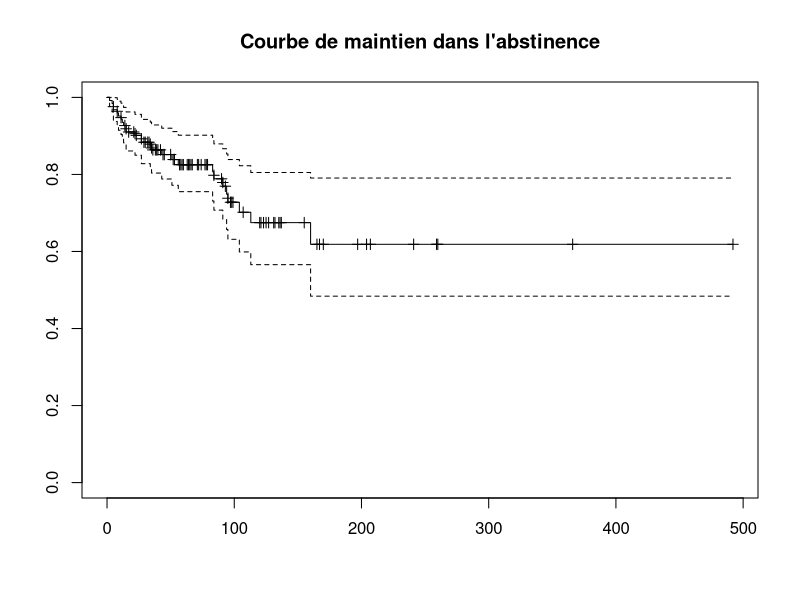
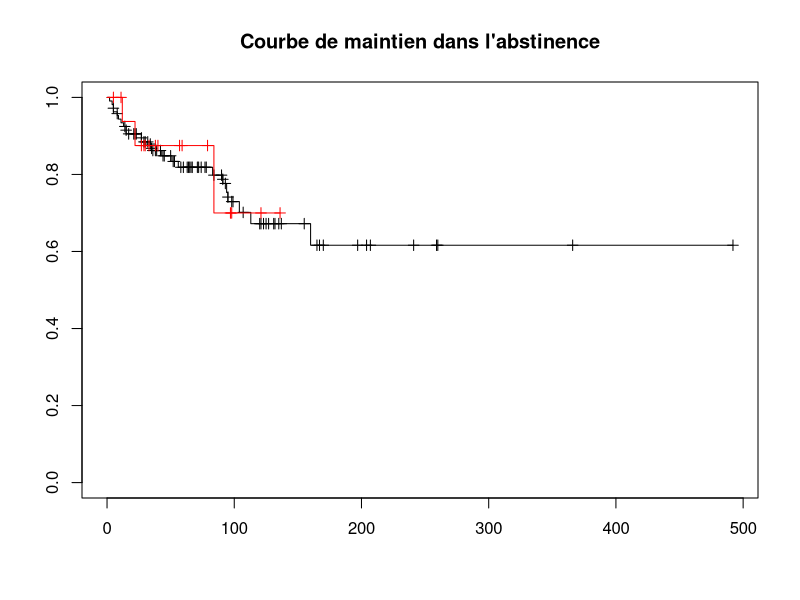

Recreate these plots in R, in order.
setwd("C:/Users/user/Desktop/R (Paris Sud)/data")
alc <- read.csv2("alcool.csv")
# View data
str(alc)
# call survival library
library(survival)
plot(survfit(Surv(alc$t,alc$SEVRE)~1), mark.time=TRUE, main="Courbe de maintien dans l'abstinence")
# sex subset
plot(survfit(Surv(t,SEVRE)~SEXE, data=alc), mark.time=TRUE, col=c('black','red'), main="Courbe de maintien dans l'abstinence")
# survival median
survfit(Surv(t,SEVRE)~1, data=alc)
